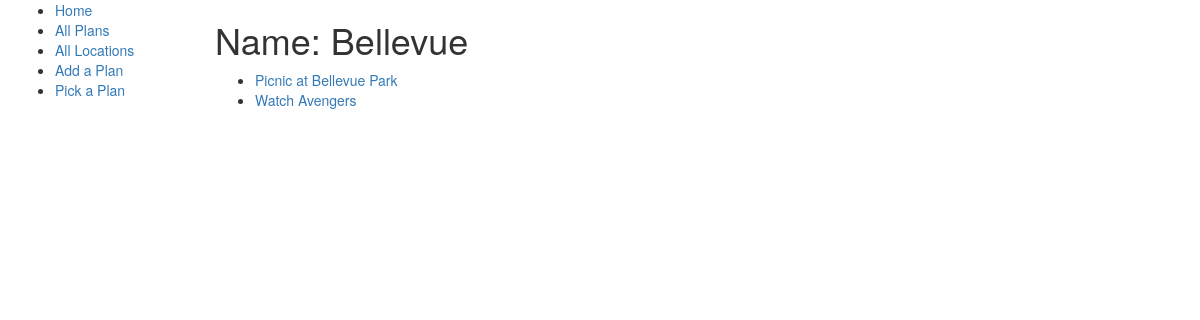
Page /picker/location/2 on the earlier database version.
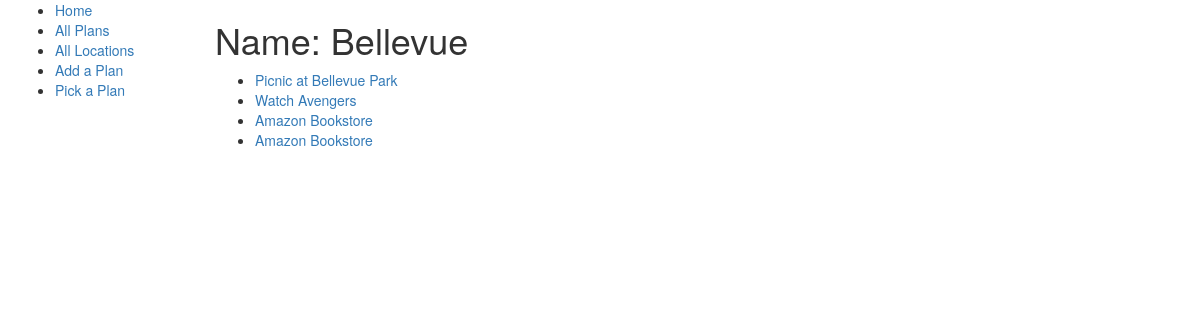
Same page on the later database version.
### picker/models.py (models this page shows, shortened)
class Plan(models.Model):
    title = models.CharField(max_length=150)
    description = models.TextField(max_length=1000, help_text='Enter a brief description')
    PRICE_RANGE = (
        ('$', 'Cheap'),
        ('$$', 'Moderate'),
        ('$$$', 'Pricey'),
    )
    price_point = models.CharField(max_length=3, choices=PRICE_RANGE, blank=True, help_text='Price Range')
    location = models.ForeignKey('Location', on_delete=models.SET_NULL, null=True)
    def get_absolute_url(self):
        return reverse('plan-detail', args=[str(self.id)])

### picker/views.py (the view)
# urls.py: path('location/<int:pk>', views.LocationDetailView.as_view(), name='location-detail'),
class LocationDetailView(generic.DetailView):
    model = Location

### picker/templates/picker/location_detail.html
{% extends "base.html" %}
{% block content %}
    <h1>Name: {{ location.name }}</h1>
    <ul>
      {% for plan in location.plan_set.all %}
      <li>
        <a href="{{ plan.get_absolute_url }}">{{ plan.title }}</a>
      </li>
      {% endfor %}
</ul>
{% endblock %}

Differences in the rows shown:
added Plan: title "Amazon Bookstore"
added Plan: title "Amazon Bookstore"
